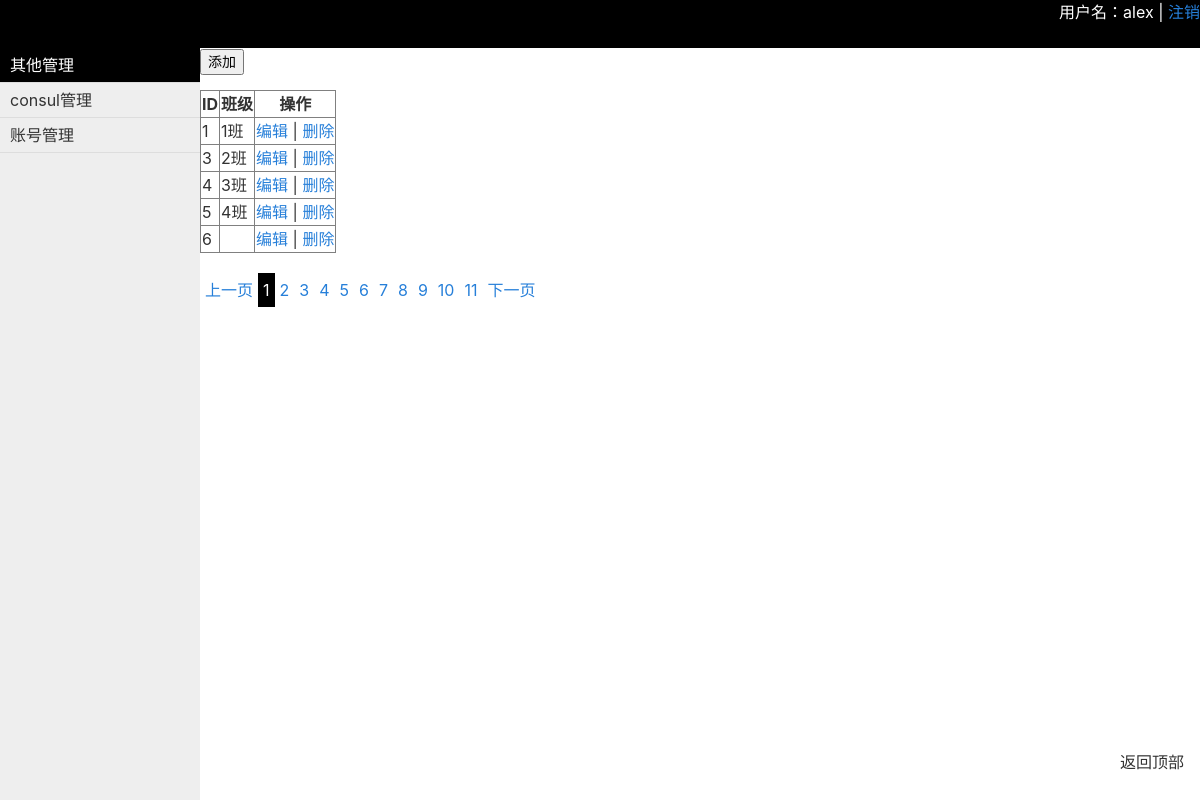
Before: /classes/ (signed in) with the older database file.
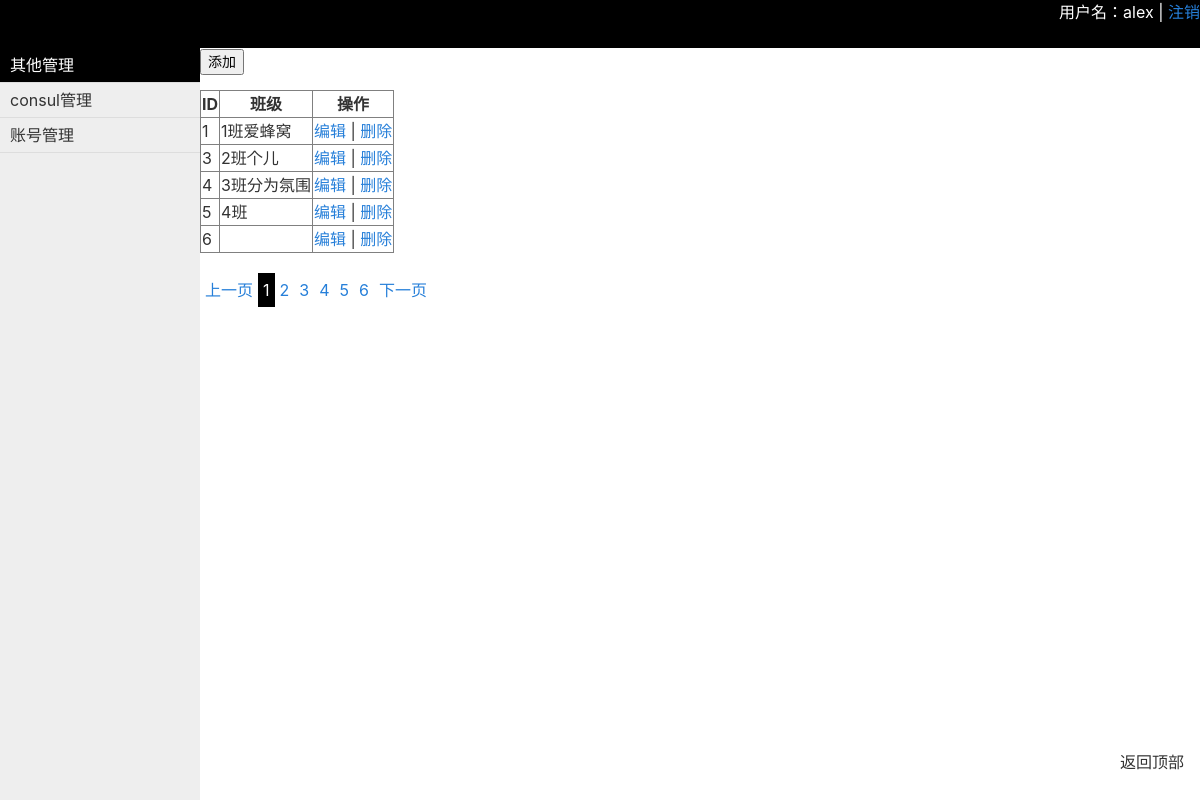
After: the same page with the newer database file.
### api/models.py (models this page shows, shortened)
class Classes(models.Model):
    caption = models.CharField(max_length=32)

### api/views.py (the view)
    def inner(request,*args,**kwargs):
        is_login = request.session.get('is_login')
        print('-->is_login',is_login)
        if is_login:
            return func(request,*args,**kwargs)
        else:
            return redirect('/login')

### api/utils/page.py (called while the page is built)
    @property
    def db_start(self):
        return (self.current_page -1) * self.per_page

    @property
    def db_end(self):
        return self.current_page * self.per_page

    def total_page(self):
        v, a = divmod(self.total_count, self.per_page)
        if a != 0:
            v += 1
        return v

### api/views.py (called while the page is built, shortened)
def auth(func):
    def inner(request,*args,**kwargs):
        is_login = request.session.get('is_login')
        print('-->is_login',is_login)
        if is_login:
            return func(request,*args,**kwargs)
        else:
            return redirect('/login')
    return inner

@auth
def handle_classes(request):
    if request.method == 'GET':
        current_page = request.GET.get('p',1)
        current_page = int(current_page)
        total_count = models.Classes.objects.all().count()
        from api.utils.page import PagerHelper
        obj = PagerHelper(total_count, current_page, '/classes',5)
        pager = obj.pager_str()
        cls_list = models.Classes.objects.all()[obj.db_start:obj.db_end]
        current_user = request.session.get('username')
        return render(request,'classes.html',{'username':current_user,'classes':cls_list,'str_pager':pager})

### templates/classes.html (shortened to what this page needs)
{% extends 'layout.html' %}
{% block content %}
    <div>
    <input id="id_add" type="button" value="添加">
    </div>
    <table border="1">
        <thead>
            <tr>
                <th>ID</th>
                <th>班级</th>
                <th>操作</th>
            </tr>
        </thead>
        <tbody>
            {% for class in classes %}
                <tr>
                    <td>
                        {{ class.id }}
                    </td>
                    <td>
                        {{ class.caption }}
                    </td>
                    <td>
                        <a href="/edit_class?nid={{ class.id }}">编辑</a> | <a class="td-delete">删除</a>
                    </td>
                </tr>
            {% endfor %}
        </tbody>
    </table>
    <div class="pagination">
        {{ str_pager | safe }}
    </div>
{% endblock %}

Changed rows visible on the page:
changed Classes id 1: caption "1班" → "1班爱蜂窝"
changed Classes id 3: caption "2班" → "2班个儿"
changed Classes id 4: caption "3班" → "3班分为氛围"
Other visible differences:
{{ str_pager | safe }}: "上一页 1 2 3 4 5 6 7 8 9 10 11 下一页" → "上一页 1 2 3 4 5 6 下一页"
